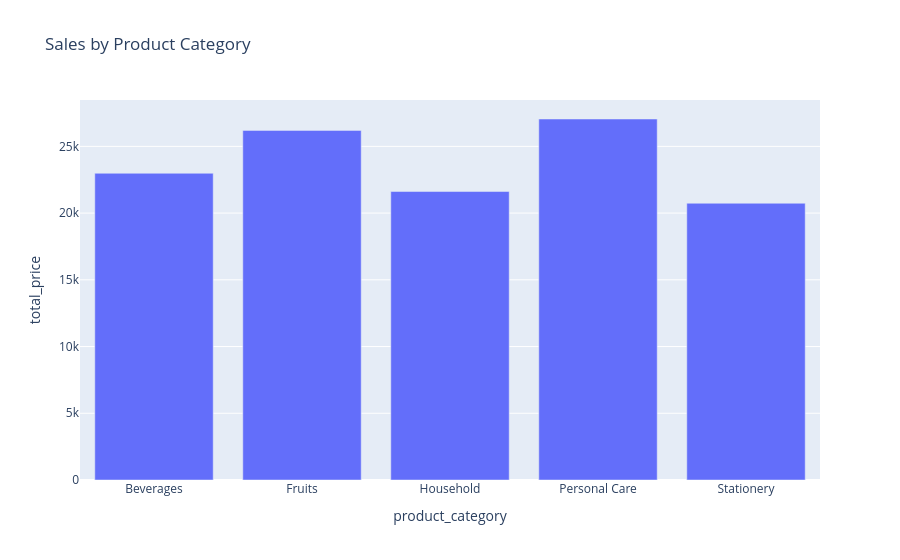

The notebook cell saved with this chart:
### Code cell
category_sales = data.groupby("product_category")["total_price"].sum().reset_index()
fig = px.bar(category_sales, x="product_category", y="total_price", title="Sales by Product Category")
fig.show()

### Figure 1 — Plotly figure (JSON) as saved in the notebook; plotly's stock layout.template omitted (floating-point values rounded to 4 significant figures)
{"data": [{"hovertemplate": "product_category=%{x}<br>total_price=%{y}<extra></extra>", "legendgroup": "", "marker": {"color": "#636efa", "pattern": {"shape": ""}}, "name": "", "orientation": "v", "showlegend": false, "textposition": "auto", "type": "bar", "x": ["Beverages", "Fruits", "Household", "Personal Care", "Stationery"], "xaxis": "x", "y": [22980.0, 26200.0, 21620.0, 27050.0, 20740.0], "yaxis": "y"}], "layout": {"barmode": "relative", "legend": {"tracegroupgap": 0}, "title": {"text": "Sales by Product Category"}, "xaxis": {"anchor": "y", "domain": [0, 1], "title": {"text": "product_category"}}, "yaxis": {"anchor": "x", "domain": [0, 1], "title": {"text": "total_price"}}}}
